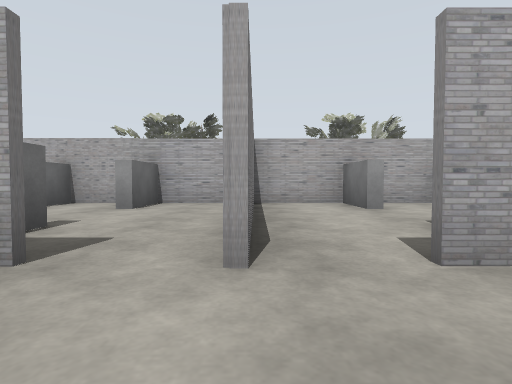
[1] (above)

24 first-person views from a walk through a world built for the Gazebo simulator. The camera is 0.94 m above the floor, tilts 2° down and sees 80° across. The floor is counted in squares, 2 m on a side. Each view is taken from the middle of a square. On the plan, view 1 faces up. The plan holds only what a view shows up to about 9 squares ahead; the rest is blank.

[2]
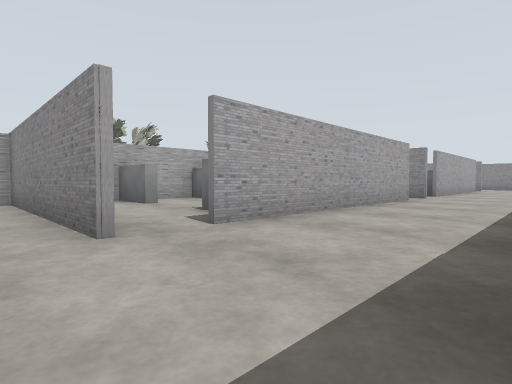

[3]
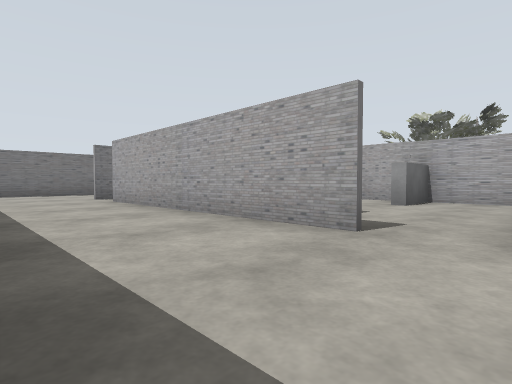

[4]
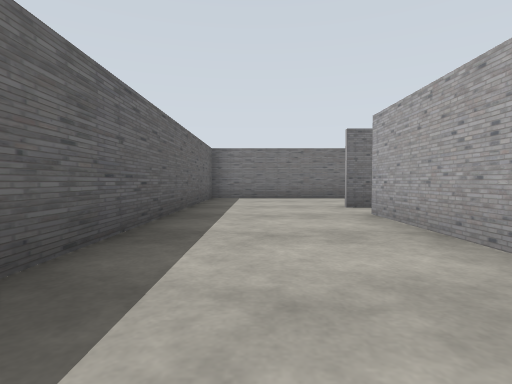

[5]
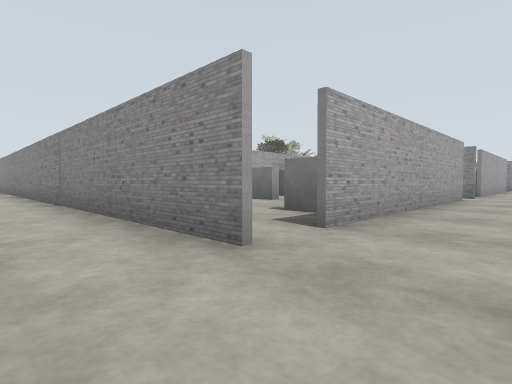

[6]
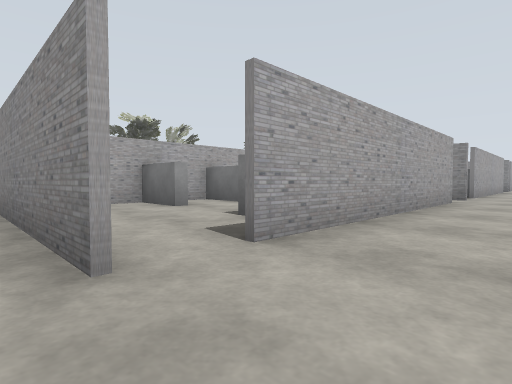

[7]
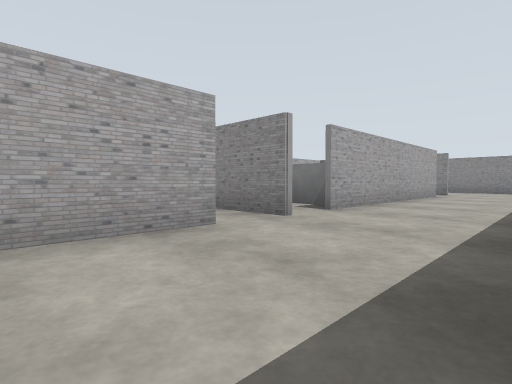

[8]
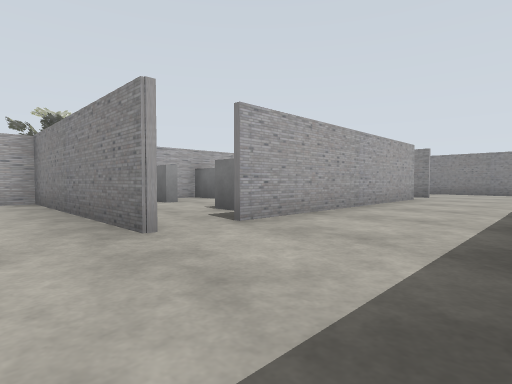

[9]
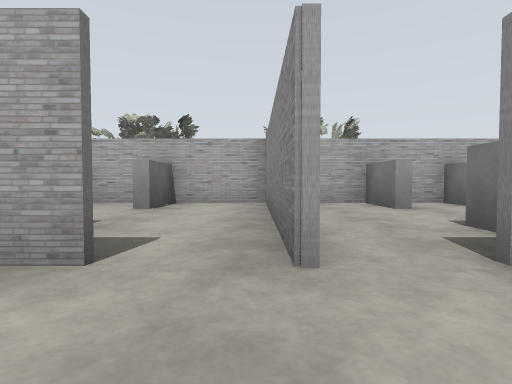

[10]
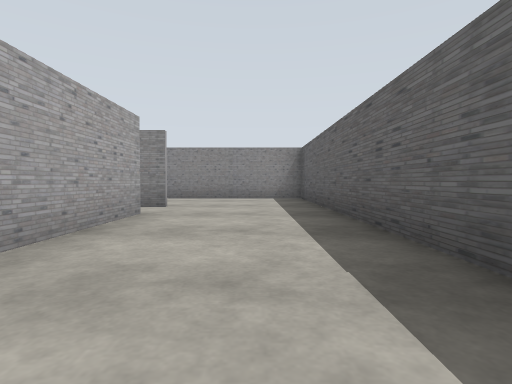

[11]
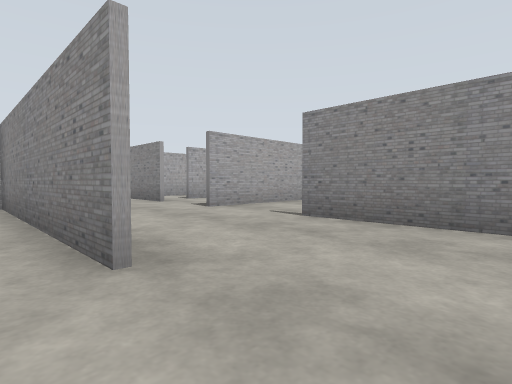

[12]
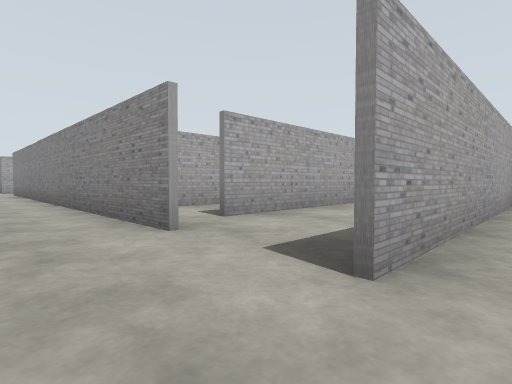

[13]
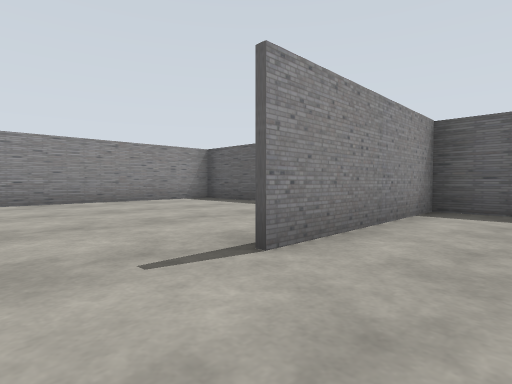

[14]
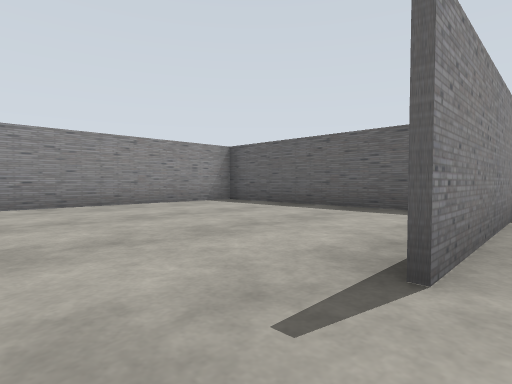

[15]
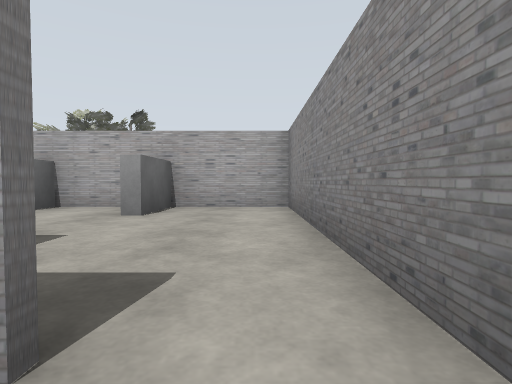

[16]
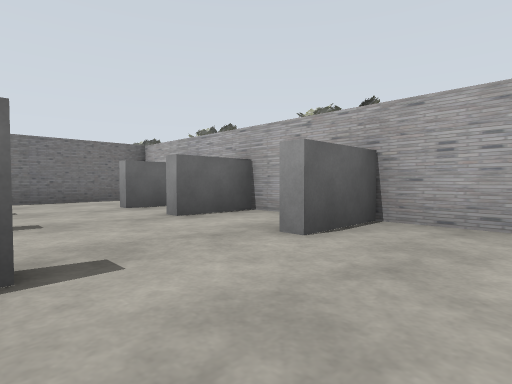

[17]
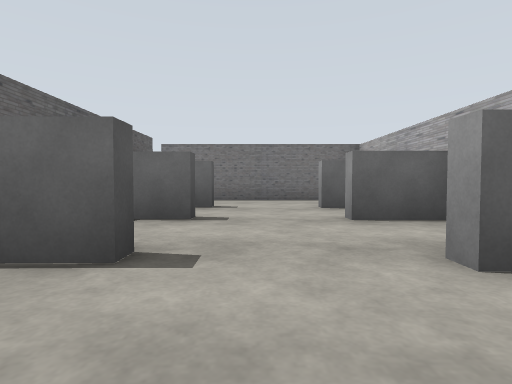

[18]
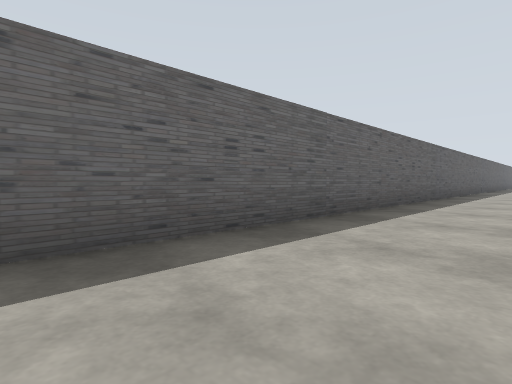

[19]
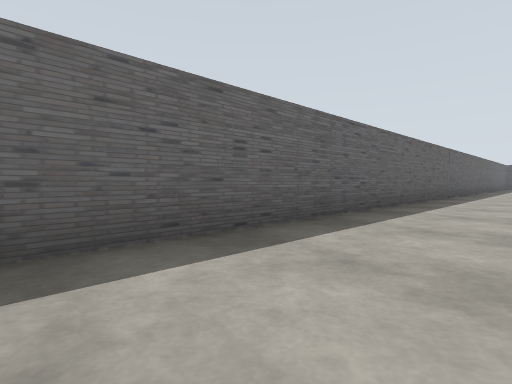

[20]
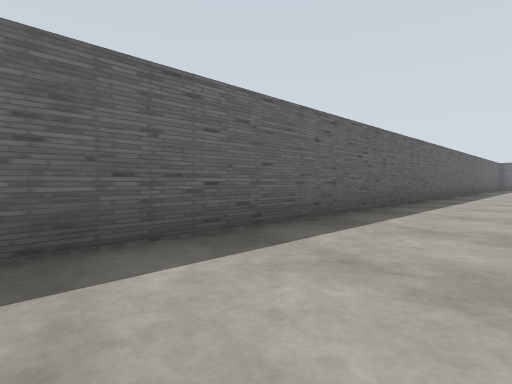

[21]
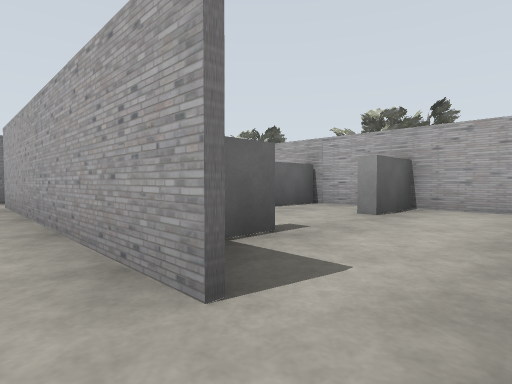

[22]
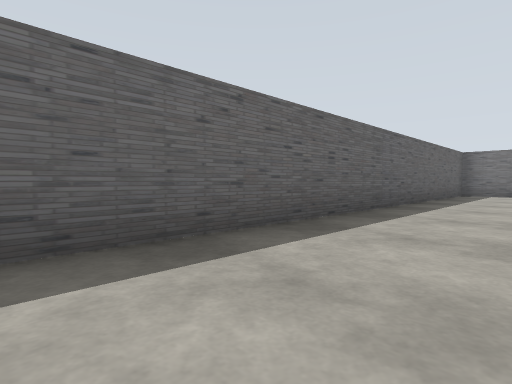

[23]
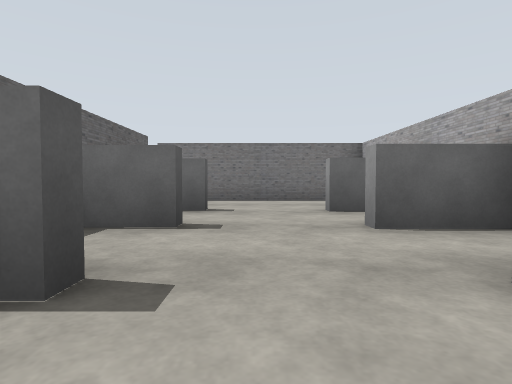

[24]
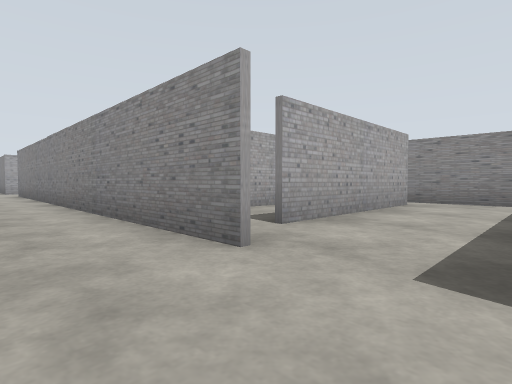

### Floor plan
Ten units are one square. View 1 is at (0, 0); x grows to the right and y downward. Boxes are objects, and circles mark ways between rooms. Rooms are numbered by the first view taken in them; rooms with no view inside come last. Other rooms are left out.
<svg viewBox="-120 -71 377 90">
<path fill="none" stroke="#000" d="M72 -17 9 -17M82 -16 82 -66 -1 -66M83 -60 83 -29M-2 -15 -2 -25M0 -46 0 -16M-23 -17 -75 -17M155 -17 104 -17M166 -16 166 -66 93 -66M194 14 194 -16M-115 -15 -115 12 190 13M194 -16 194 -26M250 -46 193 -46M190 13 252 13 252 -35M-1 -66 -68 -66M-84 -58 -84 -15M-2 -25 -2 -66"/>
<rect x="-65" y="-35" width="10" height="20" fill="#bbb"><title>grey box</title></rect>
<rect x="-25" y="-35" width="10" height="20" fill="#bbb"><title>grey box</title></rect>
<rect x="15" y="-35" width="10" height="10" fill="#bbb"><title>grey box</title></rect>
<rect x="15" y="-65" width="10" height="20" fill="#bbb"><title>grey box</title></rect>
<rect x="35" y="-65" width="10" height="20" fill="#bbb"><title>grey box</title></rect>
<rect x="55" y="-35" width="10" height="20" fill="#bbb"><title>grey box</title></rect>
<rect x="55" y="-65" width="10" height="20" fill="#bbb"><title>grey box</title></rect>
<rect x="95" y="-35" width="10" height="20" fill="#bbb"><title>grey box</title></rect>
<rect x="105" y="-65" width="10" height="10" fill="#bbb"><title>grey box</title></rect>
<rect x="115" y="-35" width="10" height="20" fill="#bbb"><title>grey box</title></rect>
<rect x="115" y="-65" width="10" height="10" fill="#bbb"><title>grey box</title></rect>
<rect x="135" y="-35" width="10" height="20" fill="#bbb"><title>grey box</title></rect>
<rect x="135" y="-65" width="10" height="10" fill="#bbb"><title>grey box</title></rect>
<rect x="-65" y="-65" width="10" height="10" fill="#bbb"><title>grey box</title></rect>
<rect x="-45" y="-35" width="10" height="10" fill="#bbb"><title>grey box</title></rect>
<rect x="-45" y="-65" width="10" height="10" fill="#bbb"><title>grey box</title></rect>
<rect x="-25" y="-65" width="10" height="10" fill="#bbb"><title>grey box</title></rect>
<circle cx="180" cy="-20" r="3" fill="#2a7"/>
<circle cx="-15" cy="-20" r="3" fill="#2a7"/>
<text x="60" y="-20">1</text>
<text x="220" y="-20">2</text>
<text x="-40" y="-50">3</text>
</svg>
Room 1 opens to room 2. Room 1 opens to room 3.

Where each view was taken, in squares from view 1:
view 1: 0 up, 0 right, facing up
view 2: 1 down, 1 left, facing up-right
view 3: 1 down, 0 right, facing up-left
view 4: 0 up, 3 left, facing left
view 5: 0 up, 10 left, facing up-right
view 6: 0 up, 9 left, facing up-right
view 7: 1 down, 5 right, facing up-right
view 8: 1 down, 7 right, facing up-right
view 9: 0 up, 8 right, facing up
view 10: 0 up, 11 right, facing right
view 11: 0 up, 16 right, facing up-right
view 12: 4 up, 18 right, facing up-right
view 13: 4 up, 18 right, facing down-right
view 14: 4 up, 19 right, facing down-right
view 15: 1 up, 16 right, facing up
view 16: 3 up, 16 right, facing up-left
view 17: 4 up, 16 right, facing left
view 18: 1 up, 16 right, facing down-left
view 19: 1 up, 11 right, facing down-left
view 20: 1 up, 8 right, facing down-left
view 21: 1 up, 8 right, facing up-left
view 22: 1 up, 0 right, facing down-left
view 23: 4 up, 1 left, facing left
view 24: 5 up, 18 right, facing up-right
